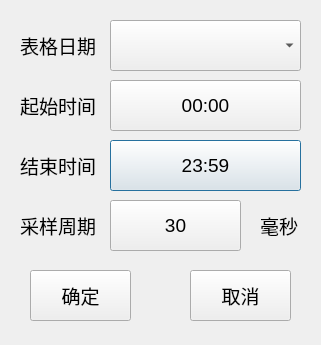
<?xml version="1.0" encoding="UTF-8"?>
<ui version="4.0">
 <class>DialogHistoricalDataTimeSet</class>
 <widget class="QDialog" name="DialogHistoricalDataTimeSet">
  <property name="windowModality">
   <enum>Qt::ApplicationModal</enum>
  </property>
  <property name="geometry">
   <rect>
    <x>0</x>
    <y>0</y>
    <width>321</width>
    <height>345</height>
   </rect>
  </property>
  <property name="font">
   <font>
    <pointsize>14</pointsize>
   </font>
  </property>
  <property name="windowTitle">
   <string>Dialog</string>
  </property>
  <property name="modal">
   <bool>true</bool>
  </property>
  <widget class="QPushButton" name="pushButton_EndTime">
   <property name="geometry">
    <rect>
     <x>110</x>
     <y>140</y>
     <width>191</width>
     <height>51</height>
    </rect>
   </property>
   <property name="text">
    <string>23:59</string>
   </property>
  </widget>
  <widget class="QPushButton" name="pushButton_OK">
   <property name="geometry">
    <rect>
     <x>30</x>
     <y>270</y>
     <width>101</width>
     <height>51</height>
    </rect>
   </property>
   <property name="font">
    <font>
     <pointsize>14</pointsize>
    </font>
   </property>
   <property name="text">
    <string>确定</string>
   </property>
  </widget>
  <widget class="QLabel" name="label">
   <property name="geometry">
    <rect>
     <x>20</x>
     <y>90</y>
     <width>81</width>
     <height>31</height>
    </rect>
   </property>
   <property name="text">
    <string>起始时间</string>
   </property>
  </widget>
  <widget class="QPushButton" name="pushButton_Cancel">
   <property name="geometry">
    <rect>
     <x>190</x>
     <y>270</y>
     <width>101</width>
     <height>51</height>
    </rect>
   </property>
   <property name="font">
    <font>
     <pointsize>14</pointsize>
    </font>
   </property>
   <property name="text">
    <string>取消</string>
   </property>
  </widget>
  <widget class="QLabel" name="label_3">
   <property name="geometry">
    <rect>
     <x>20</x>
     <y>30</y>
     <width>81</width>
     <height>31</height>
    </rect>
   </property>
   <property name="text">
    <string>表格日期</string>
   </property>
  </widget>
  <widget class="QComboBox" name="comboBox_Date">
   <property name="geometry">
    <rect>
     <x>110</x>
     <y>20</y>
     <width>191</width>
     <height>51</height>
    </rect>
   </property>
   <property name="font">
    <font>
     <pointsize>10</pointsize>
    </font>
   </property>
  </widget>
  <widget class="QLabel" name="label_2">
   <property name="geometry">
    <rect>
     <x>20</x>
     <y>150</y>
     <width>81</width>
     <height>31</height>
    </rect>
   </property>
   <property name="text">
    <string>结束时间</string>
   </property>
  </widget>
  <widget class="QPushButton" name="pushButton_StartTime">
   <property name="geometry">
    <rect>
     <x>110</x>
     <y>80</y>
     <width>191</width>
     <height>51</height>
    </rect>
   </property>
   <property name="text">
    <string>00:00</string>
   </property>
  </widget>
  <widget class="QPushButton" name="pushButton_SamplingPeriod">
   <property name="geometry">
    <rect>
     <x>110</x>
     <y>200</y>
     <width>131</width>
     <height>51</height>
    </rect>
   </property>
   <property name="text">
    <string>30</string>
   </property>
  </widget>
  <widget class="QLabel" name="label_4">
   <property name="geometry">
    <rect>
     <x>20</x>
     <y>210</y>
     <width>81</width>
     <height>31</height>
    </rect>
   </property>
   <property name="text">
    <string>采样周期</string>
   </property>
  </widget>
  <widget class="QLabel" name="label_5">
   <property name="geometry">
    <rect>
     <x>260</x>
     <y>210</y>
     <width>41</width>
     <height>31</height>
    </rect>
   </property>
   <property name="text">
    <string>毫秒</string>
   </property>
  </widget>
 </widget>
 <resources/>
 <connections/>
</ui>
